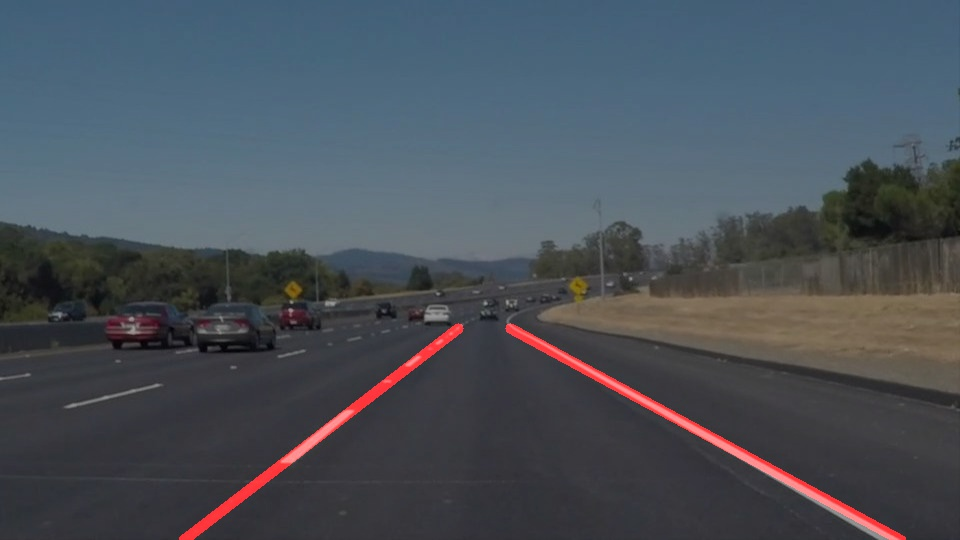
#> input picture transformed_images/solidWhiteCurve_lanes_found.jpg, 960 x 540 px, given in place of solidWhiteRight.jpg, which was not available
$ jupyter execute --allow-errors P1.ipynb   (shell and % lines are left out)   (text cells are left out)
#> lines starting #> are read from the running program, lines starting #| are printed output that depends on the picture; after the words box and inside, x2 and y2 are one past the last pixel; in counts of white or black regions, pixels touching at a corner belong together; pictures that were not available may be replaced by others from this repository, and a replacement may not be noted
[cell 1]
#importing some useful packages
import matplotlib.pyplot as plt
import matplotlib.image as mpimg
import numpy as np
import cv2

[cell 2]
#reading in an image
image = mpimg.imread('test_images/solidWhiteRight.jpg')
#> image is the input picture: shape (540, 960, 3); mean R, G, B 74, 80.7, 88.8
#printing out some stats and plotting
print('This image is:', type(image), 'with dimesions:', image.shape)
#| This image is: <class 'numpy.ndarray'> with dimesions: (540, 960, 3)
# if you wanted to show a single color channel image called 'gray', for example, call as plt.imshow(gray, cmap='gray')
# NOTE: The above statement seems non-sensible -
image_gray = cv2.cvtColor(image, cv2.COLOR_RGB2GRAY)
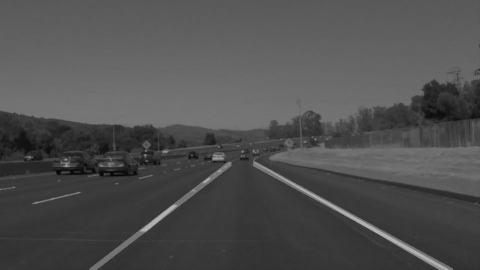
#> image_gray: shape (540, 960) (shown at 1/2 size); min 3, max 185, mean 79.6
# QUESTION: If image has been converted to gray, why is the cmap='gray' needed?
# ANSWER: without the gray specified, one gets a very strange color palette with the image reduced to yellows, blues, and reds
#         probably be useful to go read about cv2 in more depth.  For now, just use it
print("image_gray\n")
plt.imshow(image_gray, cmap='gray')

[cell 3]
# do the Gaussian blur thing
kernel_size = 3     # was 11 in quizzes
blur_gray = cv2.GaussianBlur(image_gray, (kernel_size, kernel_size), 0)
print("blur_gray\n")
plt.imshow(blur_gray, cmap='gray')

[cell 4]
# Define our parameters for Canny and apply
low_threshold = 55
high_threshold = 150
edges = cv2.Canny(blur_gray, low_threshold, high_threshold)
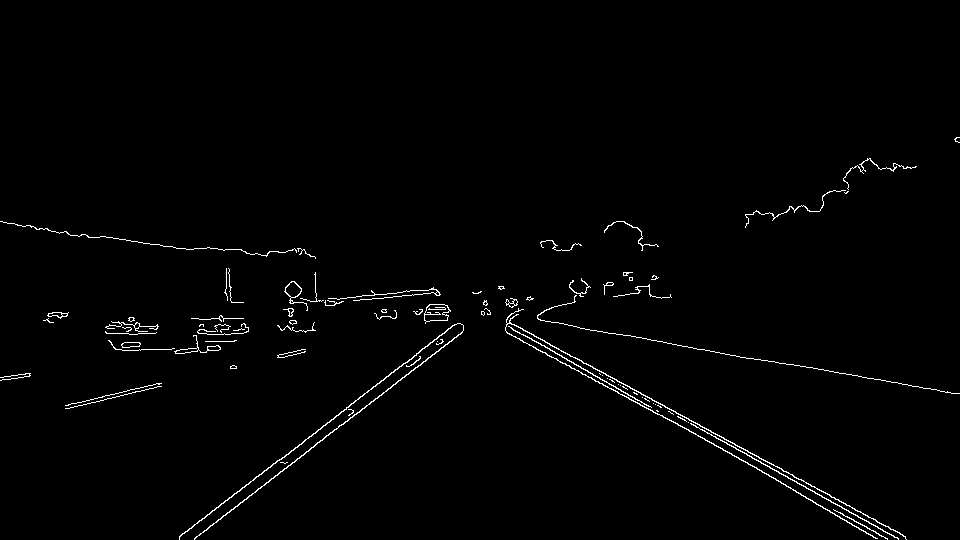
#> edges: shape (540, 960); 1.3% white in thin lines or dots, all inside (x1, y1, x2, y2) = (0, 137, 960, 540)

# Next we'll create a masked edges image using cv2.fillPoly()
mask = np.zeros_like(edges)
ignore_mask_color = 255

# This time we are defining a four sided polygon to mask
imshape = image.shape
vertices = np.array([[(imshape[1]/16,imshape[0]),
    (31*imshape[1]/64, 19*imshape[0]/32),
    (33*imshape[1]/64, 19*imshape[0]/32),
    (15*imshape[1]/16,imshape[0])]],
    dtype=np.int32)
cv2.fillPoly(mask, vertices, ignore_mask_color)
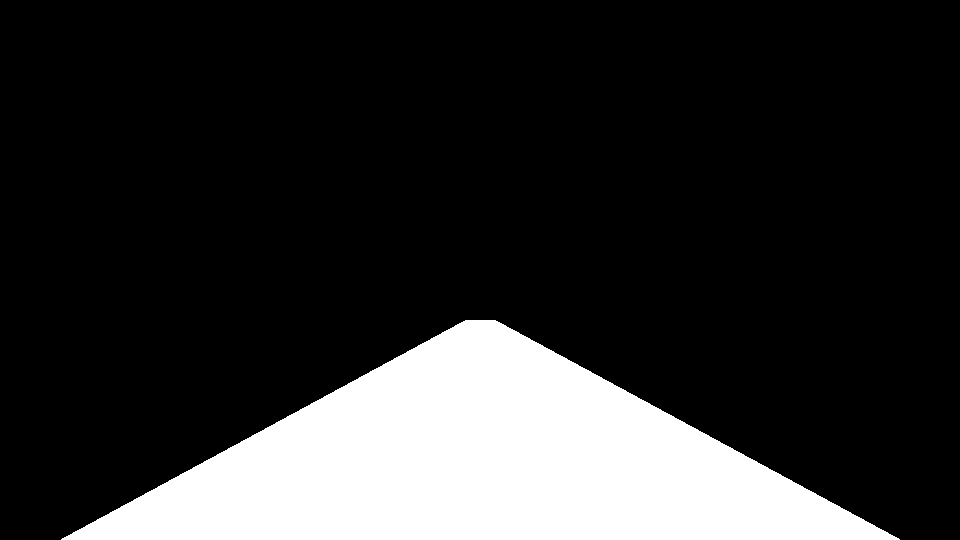
#> mask: shape (540, 960); 18.5% white; 1 white region, box (x1, y1, x2, y2) and area: (61, 320, 900, 540) 95885
masked_edges = cv2.bitwise_and(edges, mask)
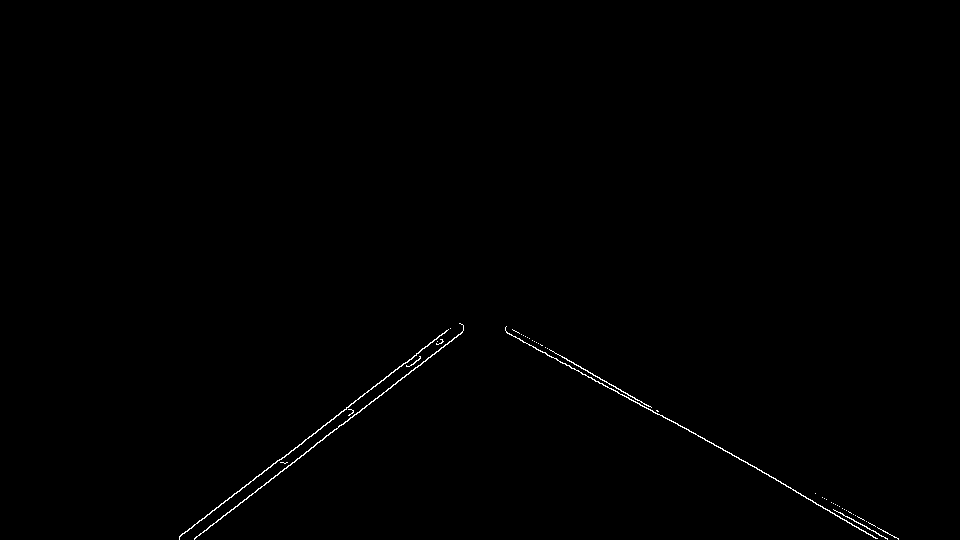
#> masked_edges: shape (540, 960); 0.37% white in thin lines or dots, all inside (x1, y1, x2, y2) = (179, 323, 899, 540)

plt.imshow(masked_edges, cmap='gray')

[cell 5]
# Define the Hough transform parameters
# Make a blank the same size as our image to draw on
rho = 1 # distance resolution in pixels of the Hough grid
theta = np.pi/180 # angular resolution in radians of the Hough grid
threshold = 13    # minimum number of votes (intersections in Hough grid cell)
min_line_length = 3 #minimum number of pixels making up a line
max_line_gap = 7    # maximum gap in pixels between connectable line segments
line_image = np.copy(image)*0 # creating a blank to draw lines on
#> line_image: shape (540, 960, 3); every value is 0

# Run Hough on edge detected image
# Output "lines" is an array containing endpoints of detected line segments
lines = cv2.HoughLinesP(masked_edges, rho, theta, threshold, np.array([]),
                            min_line_length, max_line_gap)
#> lines = 27 rows, first 6: [506, 332, 695, 433], [204, 518, 403, 363], [233, 509, 463, 330], [194, 539, 371, 401], [281, 459, 446, 330], [560, 355, 658, 411]

# Iterate over the output "lines" and draw lines on a blank image
for line in lines:
    for x1,y1,x2,y2 in line:
        cv2.line(line_image,(x1,y1),(x2,y2),(255,0,0),10)
#> this loop made 27 passes
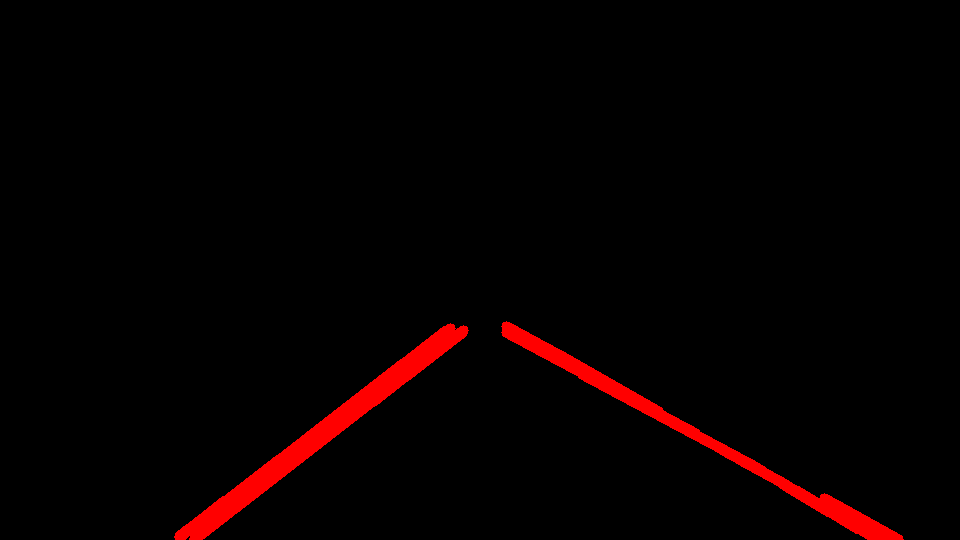
#> line_image: shape (540, 960, 3); mean R, G, B 6.9, 0, 0
plt.imshow(line_image)

# Create a "color" binary image to combine with line image
# This is a total red herring
# color_edges = np.dstack((edges, edges, edges))

# Draw the lines on the edge image
lines_edges = cv2.addWeighted(image, 0.6, line_image, 1, 0)
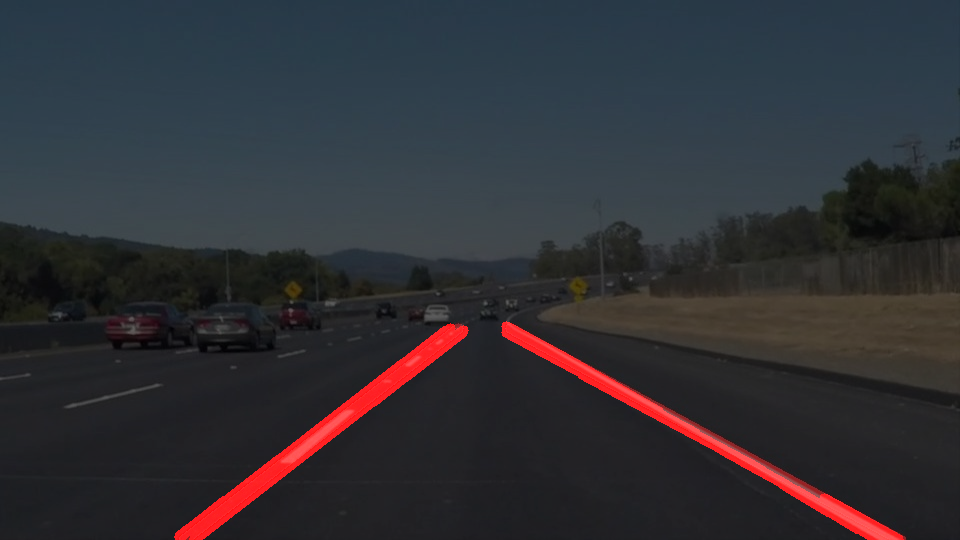
#> lines_edges: shape (540, 960, 3); mean R, G, B 48.7, 48.4, 53.3
plt.imshow(lines_edges)
#> (the rest of the program and of its run is left out)
